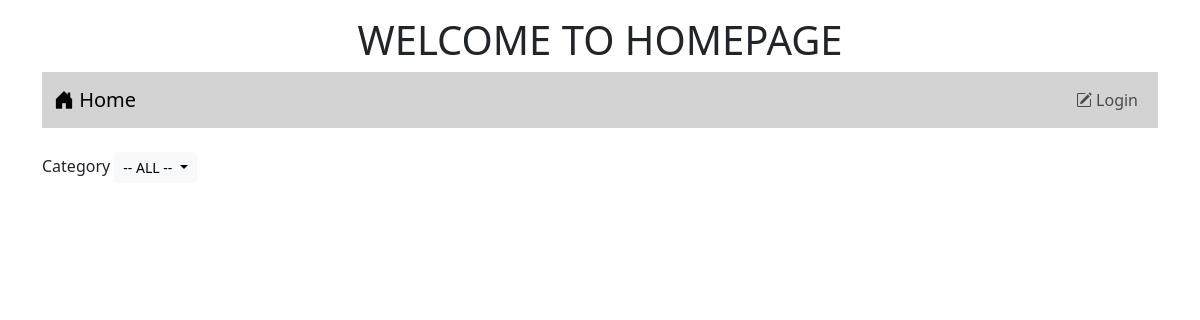
Before: / with the older database file.
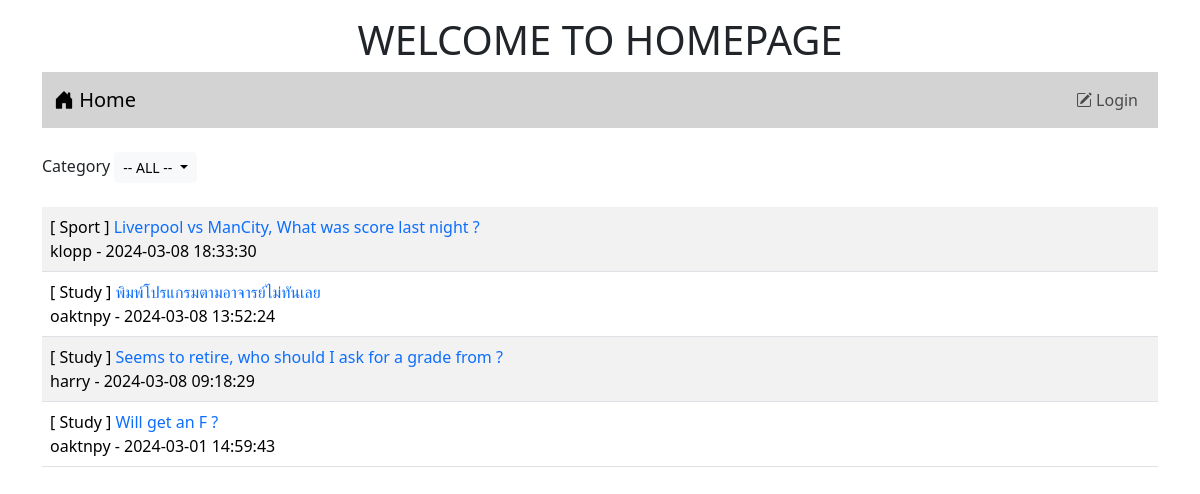
After: the same page with the newer database file.
### tables this page shows
CREATE TABLE `post` (
  `id` int(11) NOT NULL,
  `title` varchar(128) NOT NULL,
  `content` varchar(2048) NOT NULL,
  `post_date` datetime NOT NULL,
  `cat_id` int(11) NOT NULL,
  `user_id` int(11) NOT NULL
);

CREATE TABLE `category` (
  `id` int(11) NOT NULL,
  `name` varchar(32) NOT NULL
);

CREATE TABLE `user` (
  `id` int(11) NOT NULL,
  `login` varchar(32) NOT NULL,
  `password` varchar(64) NOT NULL,
  `name` varchar(64) NOT NULL,
  `gender` char(1) NOT NULL,
  `email` varchar(32) NOT NULL,
  `role` char(1) NOT NULL
);

### index.php (the view, shortened to what this page needs)
<!DOCTYPE html>
<html lang="en">
<head>
    <link href="https://cdn.jsdelivr.net/npm/bootstrap@5.3.2/dist/css/bootstrap.min.css" rel="stylesheet">
    <link rel="stylesheet" href="https://cdn.jsdelivr.net/npm/bootstrap-icons@1.11.3/font/bootstrap-icons.min.css">
</head>
<body>
    <div class="container-lg">
        <h1 style="text-align: center;" class="mt-3">WELCOME TO HOMEPAGE</h1>
        <?php include "nav.php" ?>
        <div class="mt-4 d-flex justify-content-between">
        <div>
        <label>Category</label>
        <div class="btn-group">
            <button type="button" class="btn btn-light btn-sm dropdown-toggle" data-bs-toggle="dropdown" aria-expanded="false">
                <?php
                    if (isset($_GET['category']) && $_GET['category'] != 'all') {
                        $conn = new PDO("mysql:host=localhost;dbname=webboard;charset=utf8","root","");
                        $sql = "SELECT name FROM category WHERE id = " . $_GET['category'];
                        $result = $conn->query($sql);
                        $row = $result->fetch();
                        echo $row['name'];
                    } else {
                        echo '-- ALL --';
                    }
                ?>
            </button>
        </div>
    </div>
        </div>
        <table class="table table-striped mt-4">
            <?php
                $conn = new PDO("mysql:host=localhost;dbname=webboard;charset=utf8","root","");
                $category_condition = (isset($_GET['category']) && $_GET['category'] != 'all') ? 'WHERE t3.id = ' . $_GET['category'] : '';
                $sql = "SELECT t3.name, t1.title, t1.id, t2.login, t1.post_date FROM post as t1
                    INNER JOIN user as t2 ON (t1.user_id = t2.id)
                    INNER JOIN category as t3 ON (t1.cat_id = t3.id)
                    $category_condition
                    ORDER BY t1.post_date DESC";
                $result = $conn->query($sql);
                while ($row = $result->fetch()) {
                    echo "<tr>";
                    echo "<td>[ $row[0] ] <a href=post.php?id=$row[2] style=text-decoration:none>$row[1]</a><br>$row[3] - $row[4]</td>";
                    echo "</td></tr>";
                }
            ?>
        </table>
    </div>
</body>
</html>

### nav.php (shortened to what this page needs)
<nav class="navbar navbar-expand-sm" style="background-color: #d3d3d3;">
    <div class="container-fluid">
        <a class="navbar-brand" href="index.php">
            <i class="bi bi-house-door-fill"></i> Home
        </a>
        <ul class="navbar-nav">
            <?php
                if (!isset($_SESSION['id'])) {
                    echo "<li class='nav-item'>
                            <a class='nav-link' aria-current='page' href='login.php'><i class='bi bi-pencil-square'></i> Login</a>
                        </li>";
                }
            ?>
        </ul>
    </div>
</nav>

Changed rows visible on the page:
added post: category.name "Sport", title "Liverpool vs ManCity, What was score last night ?", user.login "klopp", post_date "2024-03-08 18:33:30"
added post: category.name "Study", title "พิมพ์โปรแกรมตามอาจารย์ไม่ทันเลย", user.login "oaktnpy", post_date "2024-03-08 13:52:24"
added post: category.name "Study", title "Seems to retire, who should I ask for a grade from ?", user.login "harry", post_date "2024-03-08 09:18:29"
added post: category.name "Study", title "Will get an F ?", user.login "oaktnpy", post_date "2024-03-01 14:59:43"
